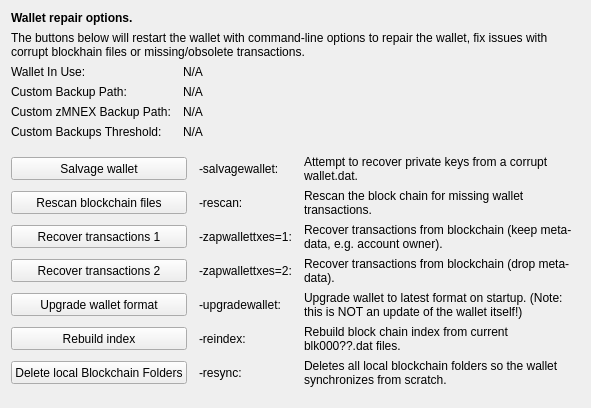
     <widget class="QWidget" name="tab_repair">
      <attribute name="title">
       <string>&amp;Wallet Repair</string>
      </attribute>
      <layout class="QGridLayout" name="gridLayout_4" columnstretch="0,0,0,0">
       <property name="horizontalSpacing">
        <number>12</number>
       </property>
       <item row="0" column="0" colspan="4">
        <widget class="QLabel" name="label_repair_header">
         <property name="font">
          <font>
           <weight>75</weight>
           <bold>true</bold>
          </font>
         </property>
         <property name="text">
          <string>Wallet repair options.</string>
         </property>
        </widget>
       </item>
       <item row="1" column="0" colspan="4">
        <widget class="QLabel" name="label_repair_helptext">
         <property name="font">
          <font>
           <weight>50</weight>
           <bold>false</bold>
          </font>
         </property>
         <property name="text">
          <string>The buttons below will restart the wallet with command-line options to repair the wallet, fix issues with corrupt blockhain files or missing/obsolete transactions.</string>
         </property>
         <property name="wordWrap">
          <bool>true</bool>
         </property>
        </widget>
       </item>
       <item row="2" column="0">
        <widget class="QLabel" name="wallet_path_label">
         <property name="text">
          <string>Wallet In Use:</string>
         </property>
        </widget>
       </item>
       <item row="2" column="1" colspan="3">
        <widget class="QLabel" name="wallet_path">
         <property name="cursor">
          <cursorShape>IBeamCursor</cursorShape>
         </property>
         <property name="text">
          <string>N/A</string>
         </property>
         <property name="textFormat">
          <enum>Qt::PlainText</enum>
         </property>
         <property name="textInteractionFlags">
          <set>Qt::LinksAccessibleByMouse|Qt::TextSelectableByKeyboard|Qt::TextSelectableByMouse</set>
         </property>
        </widget>
       </item>
       <item row="3" column="0">
        <widget class="QLabel" name="wallet_custombackuppath_label">
         <property name="text">
          <string>Custom Backup Path:</string>
         </property>
         <property name="visible">
          <bool>false</bool>
         </property>
        </widget>
       </item>
       <item row="3" column="1" colspan="3">
        <widget class="QLabel" name="wallet_custombackuppath">
         <property name="cursor">
          <cursorShape>IBeamCursor</cursorShape>
         </property>
         <property name="text">
          <string>N/A</string>
         </property>
         <property name="textFormat">
          <enum>Qt::PlainText</enum>
         </property>
         <property name="textInteractionFlags">
          <set>Qt::LinksAccessibleByMouse|Qt::TextSelectableByKeyboard|Qt::TextSelectableByMouse</set>
         </property>
         <property name="visible">
          <bool>false</bool>
         </property>
        </widget>
       </item>
       <item row="4" column="0">
        <widget class="QLabel" name="wallet_customzpivbackuppath_label">
         <property name="text">
          <string>Custom zMNEX Backup Path:</string>
         </property>
         <property name="visible">
          <bool>false</bool>
         </property>
        </widget>
       </item>
       <item row="4" column="1" colspan="3">
        <widget class="QLabel" name="wallet_customzpivbackuppath">
         <property name="cursor">
          <cursorShape>IBeamCursor</cursorShape>
         </property>
         <property name="text">
          <string>N/A</string>
         </property>
         <property name="textFormat">
          <enum>Qt::PlainText</enum>
         </property>
         <property name="textInteractionFlags">
          <set>Qt::LinksAccessibleByMouse|Qt::TextSelectableByKeyboard|Qt::TextSelectableByMouse</set>
         </property>
         <property name="visible">
          <bool>false</bool>
         </property>
        </widget>
       </item>
       <item row="5" column="0">
        <widget class="QLabel" name="wallet_custombackupthreshold_label">
         <property name="text">
          <string>Custom Backups Threshold:</string>
         </property>
         <property name="visible">
          <bool>false</bool>
         </property>
        </widget>
       </item>
       <item row="5" column="1" colspan="3">
        <widget class="QLabel" name="wallet_custombackupthreshold">
         <property name="cursor">
          <cursorShape>IBeamCursor</cursorShape>
         </property>
         <property name="text">
          <string>N/A</string>
         </property>
         <property name="textFormat">
          <enum>Qt::PlainText</enum>
         </property>
         <property name="textInteractionFlags">
          <set>Qt::LinksAccessibleByMouse|Qt::TextSelectableByKeyboard|Qt::TextSelectableByMouse</set>
         </property>
         <property name="visible">
          <bool>false</bool>
         </property>
        </widget>
       </item>
       <item row="6" column="0">
        <spacer name="verticalSpacer_repair1">
         <property name="orientation">
          <enum>Qt::Vertical</enum>
         </property>
         <property name="sizeHint" stdset="0">
          <size>
           <width>10</width>
           <height>10</height>
          </size>
         </property>
        </spacer>
       </item>
       <item row="7" column="0" colspan="2">
        <widget class="QPushButton" name="btn_salvagewallet">
         <property name="minimumSize">
          <size>
           <width>100</width>
           <height>23</height>
          </size>
         </property>
         <property name="text">
          <string>Salvage wallet</string>
         </property>
        </widget>
       </item>
       <item row="7" column="2">
        <widget class="QLabel" name="label_repair_salvage_command">
         <property name="text">
          <string notr="true">-salvagewallet:</string>
         </property>
        </widget>
       </item>
       <item row="7" column="3">
        <widget class="QLabel" name="label_repair_salvage">
         <property name="text">
          <string>Attempt to recover private keys from a corrupt wallet.dat.</string>
         </property>
         <property name="wordWrap">
          <bool>true</bool>
         </property>
        </widget>
       </item>
       <item row="8" column="0" colspan="2">
        <widget class="QPushButton" name="btn_rescan">
         <property name="minimumSize">
          <size>
           <width>100</width>
           <height>23</height>
          </size>
         </property>
         <property name="text">
          <string>Rescan blockchain files</string>
         </property>
        </widget>
       </item>
       <item row="8" column="2">
        <widget class="QLabel" name="label_repair_rescan_command">
         <property name="text">
          <string notr="true">-rescan:</string>
         </property>
        </widget>
       </item>
       <item row="8" column="3">
        <widget class="QLabel" name="label_repair_rescan">
         <property name="text">
          <string>Rescan the block chain for missing wallet transactions.</string>
         </property>
         <property name="wordWrap">
          <bool>true</bool>
         </property>
        </widget>
       </item>
       <item row="9" column="0" colspan="2">
        <widget class="QPushButton" name="btn_zapwallettxes1">
         <property name="minimumSize">
          <size>
           <width>100</width>
           <height>23</height>
          </size>
         </property>
         <property name="text">
          <string>Recover transactions 1</string>
         </property>
        </widget>
       </item>
       <item row="9" column="2">
        <widget class="QLabel" name="label_repair_zap1_command">
         <property name="text">
          <string notr="true">-zapwallettxes=1:</string>
         </property>
        </widget>
       </item>
       <item row="9" column="3">
        <widget class="QLabel" name="label_repair_zap1">
         <property name="text">
          <string>Recover transactions from blockchain (keep meta-data, e.g. account owner).</string>
         </property>
         <property name="wordWrap">
          <bool>true</bool>
         </property>
        </widget>
       </item>
       <item row="10" column="0" colspan="2">
        <widget class="QPushButton" name="btn_zapwallettxes2">
         <property name="minimumSize">
          <size>
           <width>100</width>
           <height>23</height>
          </size>
         </property>
         <property name="text">
          <string>Recover transactions 2</string>
         </property>
        </widget>
       </item>
       <item row="10" column="2">
        <widget class="QLabel" name="label_repair_zap2_command">
         <property name="text">
          <string notr="true">-zapwallettxes=2:</string>
         </property>
        </widget>
       </item>
       <item row="10" column="3">
        <widget class="QLabel" name="label_repair_zap2">
         <property name="text">
          <string>Recover transactions from blockchain (drop meta-data).</string>
         </property>
         <property name="wordWrap">
          <bool>true</bool>
         </property>
        </widget>
       </item>
       <item row="11" column="0" colspan="2">
        <widget class="QPushButton" name="btn_upgradewallet">
         <property name="minimumSize">
          <size>
           <width>100</width>
           <height>23</height>
          </size>
         </property>
         <property name="text">
          <string>Upgrade wallet format</string>
         </property>
        </widget>
       </item>
       <item row="11" column="2">
        <widget class="QLabel" name="label_repair_upgrade_command">
         <property name="text">
          <string notr="true">-upgradewallet:</string>
         </property>
        </widget>
       </item>
       <item row="11" column="3">
        <widget class="QLabel" name="label_repair_upgrade">
         <property name="text">
          <string>Upgrade wallet to latest format on startup. (Note: this is NOT an update of the wallet itself!)</string>
         </property>
         <property name="wordWrap">
          <bool>true</bool>
         </property>
        </widget>
       </item>
       <item row="12" column="0" colspan="2">
        <widget class="QPushButton" name="btn_reindex">
         <property name="minimumSize">
          <size>
           <width>100</width>
           <height>23</height>
          </size>
         </property>
         <property name="text">
          <string>Rebuild index</string>
         </property>
        </widget>
       </item>
       <item row="12" column="2">
        <widget class="QLabel" name="label_repair_reindex_command">
         <property name="text">
          <string notr="true">-reindex:</string>
         </property>
        </widget>
       </item>
       <item row="12" column="3">
        <widget class="QLabel" name="label_repair_reindex">
         <property name="text">
          <string>Rebuild block chain index from current blk000??.dat files.</string>
         </property>
         <property name="wordWrap">
          <bool>true</bool>
         </property>
        </widget>
       </item>
       <item row="13" column="0" colspan="2">
        <widget class="QPushButton" name="btn_resync">
         <property name="minimumSize">
          <size>
           <width>100</width>
           <height>23</height>
          </size>
         </property>
         <property name="text">
          <string>Delete local Blockchain Folders</string>
         </property>
        </widget>
       </item>
       <item row="13" column="2">
        <widget class="QLabel" name="label_repair_resync_command">
         <property name="text">
          <string>-resync:</string>
         </property>
        </widget>
       </item>
       <item row="13" column="3">
        <widget class="QLabel" name="label_repair_resync">
         <property name="text">
          <string>Deletes all local blockchain folders so the wallet synchronizes from scratch.</string>
         </property>
         <property name="wordWrap">
          <bool>true</bool>
         </property>
        </widget>
       </item>
       <item row="14" column="0">
        <spacer name="verticalSpacer_repair2">
         <property name="orientation">
          <enum>Qt::Vertical</enum>
         </property>
         <property name="sizeHint" stdset="0">
          <size>
           <width>20</width>
           <height>10</height>
          </size>
         </property>
        </spacer>
       </item>
      </layout>
     </widget>
